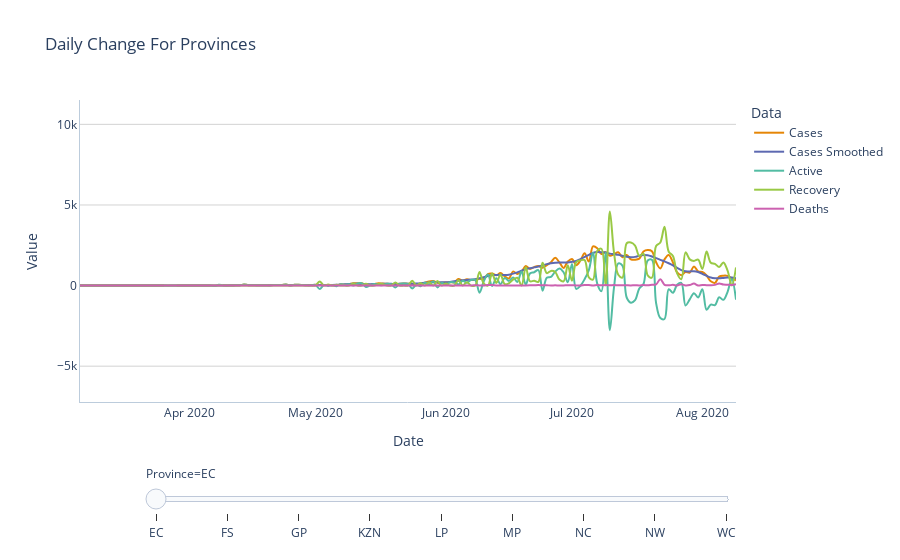

Notebook code cell kept with this figure:
### Code cell
fig_daily_prov = px.line(daily_states, title='Daily Change For Provinces',
             x='Date', y='Value', color='Data', animation_frame='Province',
             range_y=[min_daily, max_daily], line_shape='spline',
             color_discrete_sequence=colour_series)

fig_daily_prov.update_layout(plot_bgcolor="#FFF")
fig_daily_prov.update_xaxes(linecolor="#BCCCDC")
fig_daily_prov.update_yaxes(linecolor="#BCCCDC", gridcolor='#D3D3D3')

fig_daily_prov.update_traces(hovertemplate=template_h)
fig_daily_prov.update_layout(hovermode="x")
fig_daily_prov["layout"].pop("updatemenus") # remove play controls

fig_daily_prov.update_xaxes(showspikes=True, spikesnap="cursor", spikemode="across", spikethickness=1)
fig_daily_prov.update_yaxes(showspikes=True, spikethickness=1)
fig_daily_prov.update_layout(spikedistance=1000, hoverdistance=100)

fig_daily_prov.show()
#plot_daily_prov = plot(fig_daily_prov, output_type='div', include_plotlyjs=False, auto_play=False)

### Figure 1 — Plotly figure (JSON) as saved in the notebook; plotly's stock layout.template omitted (floating-point values rounded to 4 significant figures; data arrays with more than 128 entries replaced by an {"elided": "..."} marker saying what was removed)
{"data": [{"hovertemplate": "%{y}", "legendgroup": "Cases", "line": {"color": "rgb(229, 134, 6)", "dash": "solid", "shape": "spline"}, "mode": "lines", "name": "Cases", "showlegend": true, "type": "scatter", "x": {"elided": "157 str values"}, "xaxis": "x", "y": {"elided": "157 int values"}, "yaxis": "y"}, {"hovertemplate": "%{y}", "legendgroup": "Cases Smoothed", "line": {"color": "rgb(93, 105, 177)", "dash": "solid", "shape": "spline"}, "mode": "lines", "name": "Cases Smoothed", "showlegend": true, "type": "scatter", "x": {"elided": "157 str values"}, "xaxis": "x", "y": {"elided": "157 int values"}, "yaxis": "y"}, {"hovertemplate": "%{y}", "legendgroup": "Active", "line": {"color": "rgb(82, 188, 163)", "dash": "solid", "shape": "spline"}, "mode": "lines", "name": "Active", "showlegend": true, "type": "scatter", "x": {"elided": "157 str values"}, "xaxis": "x", "y": {"elided": "157 int values"}, "yaxis": "y"}, {"hovertemplate": "%{y}", "legendgroup": "Recovery", "line": {"color": "rgb(153, 201, 69)", "dash": "solid", "shape": "spline"}, "mode": "lines", "name": "Recovery", "showlegend": true, "type": "scatter", "x": {"elided": "157 str values"}, "xaxis": "x", "y": {"elided": "157 int values"}, "yaxis": "y"}, {"hovertemplate": "%{y}", "legendgroup": "Deaths", "line": {"color": "rgb(204, 97, 176)", "dash": "solid", "shape": "spline"}, "mode": "lines", "name": "Deaths", "showlegend": true, "type": "scatter", "x": {"elided": "157 str values"}, "xaxis": "x", "y": {"elided": "157 int values"}, "yaxis": "y"}], "layout": {"hoverdistance": 100, "hovermode": "x", "legend": {"title": {"text": "Data"}, "tracegroupgap": 0}, "plot_bgcolor": "#FFF", "sliders": [{"active": 0, "currentvalue": {"prefix": "Province="}, "len": 0.9, "pad": {"b": 10, "t": 60}, "steps": [{"args": [["EC"], {"frame": {"duration": 0, "redraw": false}, "fromcurrent": true, "mode": "immediate", "transition": {"duration": 0, "easing": "linear"}}], "label": "EC", "method": "animate"}, {"args": [["FS"], {"frame": {"duration": 0, "redraw": false}, "fromcurrent": true, "mode": "immediate", "transition": {"duration": 0, "easing": "linear"}}], "label": "FS", "method": "animate"}, {"args": [["GP"], {"frame": {"duration": 0, "redraw": false}, "fromcurrent": true, "mode": "immediate", "transition": {"duration": 0, "easing": "linear"}}], "label": "GP", "method": "animate"}, {"args": [["KZN"], {"frame": {"duration": 0, "redraw": false}, "fromcurrent": true, "mode": "immediate", "transition": {"duration": 0, "easing": "linear"}}], "label": "KZN", "method": "animate"}, {"args": [["LP"], {"frame": {"duration": 0, "redraw": false}, "fromcurrent": true, "mode": "immediate", "transition": {"duration": 0, "easing": "linear"}}], "label": "LP", "method": "animate"}, {"args": [["MP"], {"frame": {"duration": 0, "redraw": false}, "fromcurrent": true, "mode": "immediate", "transition": {"duration": 0, "easing": "linear"}}], "label": "MP", "method": "animate"}, {"args": [["NC"], {"frame": {"duration": 0, "redraw": false}, "fromcurrent": true, "mode": "immediate", "transition": {"duration": 0, "easing": "linear"}}], "label": "NC", "method": "animate"}, {"args": [["NW"], {"frame": {"duration": 0, "redraw": false}, "fromcurrent": true, "mode": "immediate", "transition": {"duration": 0, "easing": "linear"}}], "label": "NW", "method": "animate"}, {"args": [["WC"], {"frame": {"duration": 0, "redraw": false}, "fromcurrent": true, "mode": "immediate", "transition": {"duration": 0, "easing": "linear"}}], "label": "WC", "method": "animate"}], "x": 0.1, "xanchor": "left", "y": 0, "yanchor": "top"}], "spikedistance": 1000, "title": {"text": "Daily Change For Provinces"}, "xaxis": {"anchor": "y", "domain": [0, 1], "linecolor": "#BCCCDC", "showspikes": true, "spikemode": "across", "spikesnap": "cursor", "spikethickness": 1, "title": {"text": "Date"}}, "yaxis": {"anchor": "x", "domain": [0, 1], "gridcolor": "#D3D3D3", "linecolor": "#BCCCDC", "range": [-7222.0, 11510.0], "showspikes": true, "spikethickness": 1, "title": {"text": "Value"}}}}
